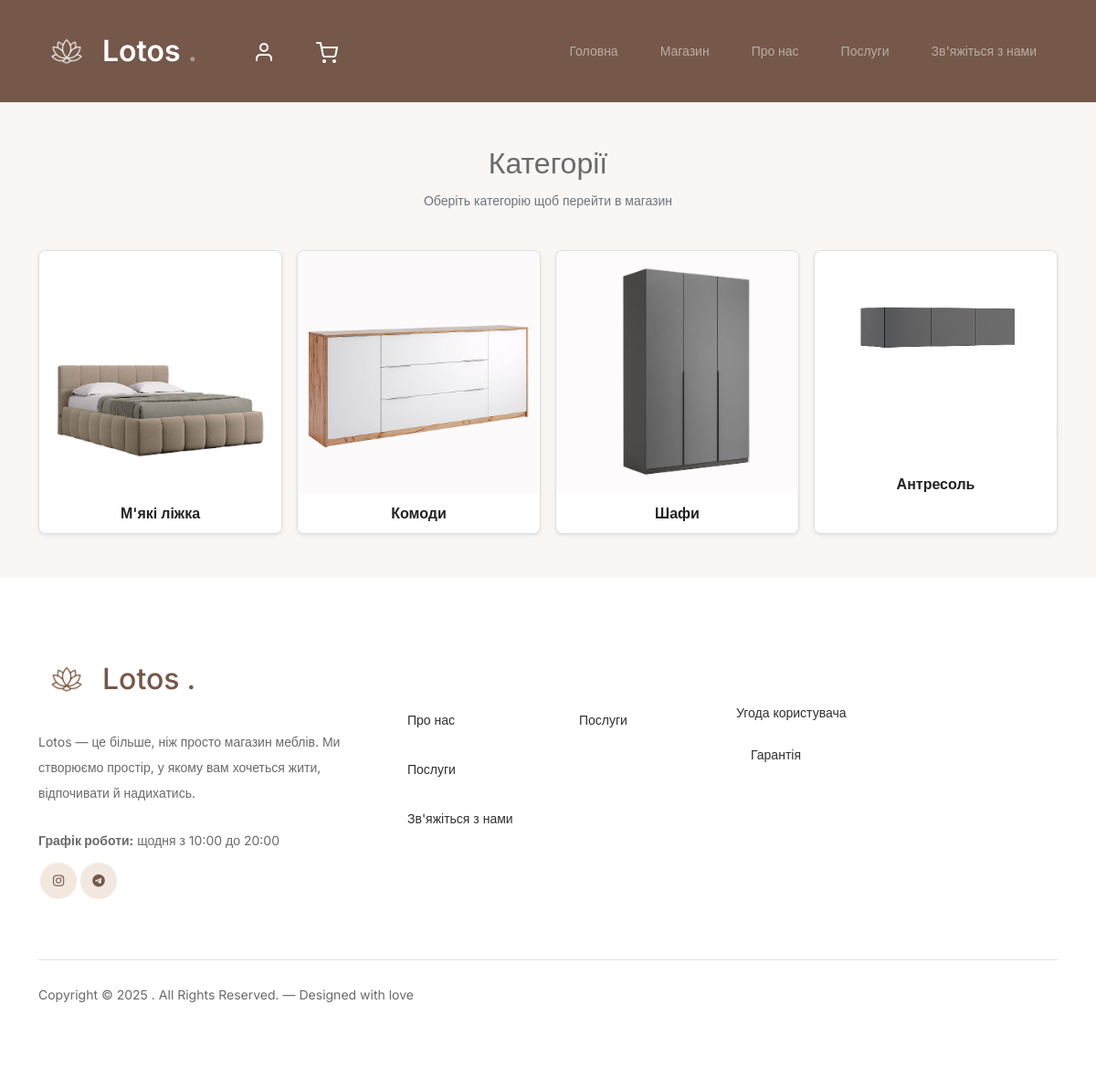
The page /categories on the database its author committed.
### models/models.py (models this page shows, shortened)
class Category(Base):
    __tablename__ = "categories"
    id = Column(Integer, primary_key=True)
    name = Column(String(150), unique=True, nullable=False)
    image_path = Column(String(512), nullable=True)
    tier = Column(Integer)
    products = relationship(
        "Product", back_populates="category", cascade="all, delete-orphan"
    )

### main.py (the view)
@app.route("/categories")
def categories_view():
    db = SessionLocal()
    try:
        cats = db.query(Category).all()
        cats.sort(
            key=lambda c: (
                (c.tier if c.tier is not None else 0),
                (c.name or "").lower(),
            )
        )
        out = []
        for c in cats:
            img = None
            if c.image_path:
                p = c.image_path.strip()
                if p.startswith("http://") or p.startswith("https://"):
                    img = p
                else:
                    img = url_for("static", filename=p)
            else:
                img = None
            out.append(
                {
                    "id": c.id,
                    "name": c.name,
                    "image_url": img,
                    "tier": c.tier if c.tier is not None else 0,
                }
            )
        return render_template("categories.html", categories=out)
    finally:
        db.close()

### main.py (called while the page is built)
@app.context_processor
def inject_urls():
    return {
        "urls": {
            "delete_category": url_for("categories.delete_category"),
            "add_category": url_for("categories.add_category"),
        }
    }

### templates/categories.html (shortened to what this page needs)
<!doctype html>
<html lang="en">
<head>
  <link href="{{url_for('static', filename='css/bootstrap.min.css')}}" rel="stylesheet">
  <link href="https://cdnjs.cloudflare.com/ajax/libs/font-awesome/6.0.0-beta3/css/all.min.css" rel="stylesheet">
  <link href="{{url_for('static', filename='css/tiny-slider.css')}}" rel="stylesheet">
  <link href="{{url_for('static', filename='css/style.css')}}" rel="stylesheet">
  <link href="{{url_for('static', filename='css/categories.css')}}" rel="stylesheet">
</head>
<body>
  <nav class="custom-navbar navbar navbar-expand-md navbar-dark bg-dark" aria-label="Furni navigation bar">
    <div class="container position-relative d-flex justify-content-between align-items-center">
      <a class="navbar-brand d-flex align-items-center gap-2" href="{{ url_for('index') }}">
          <img src="{{ url_for('static', filename='images/lotos_white.png') }}" alt="Lotos Logo" style="height: 62px; width: auto;">
          Lotos<span>.</span>
        </a>
      <ul class="custom-navbar-cta navbar-nav mb-2 mb-md-0 d-flex flex-row profile-cart-icons">
        <li class="nav-item me-3">
          <a class="nav-link" href="{{ url_for('profile') }}">
            <img src="{{url_for('static', filename='images/user.svg')}}" />
          </a>
        </li>
        <li class="nav-item">
          <a class="nav-link" href="{{ url_for('cart') }}">
            <img src="{{url_for('static', filename='images/cart.svg')}}" />
          </a>
        </li>
      </ul>
      <div class="collapse navbar-collapse" id="navbarsFurni">
        <ul class="custom-navbar-nav navbar-nav ms-auto mb-2 mb-md-0">
          <li class="nav-item"><a class="nav-link" href="{{ url_for('index') }}">Головна</a></li>
          <li class="active"><a class="nav-link" href="{{ url_for('shop') }}">Магазин</a></li>
          <li><a class="nav-link" href="{{ url_for('about') }}">Про нас</a></li>
          <li><a class="nav-link" href="{{ url_for('services') }}">Послуги</a></li>
          <li><a class="nav-link" href="{{ url_for('contact') }}">Зв'яжіться з нами</a></li>
        </ul>
      </div>
    </div>
  </nav>
  <div class="untree_co-section py-5">
    <div class="container">
      <div class="row mb-4">
        <div class="col-12 text-center">
          <h2 class="mb-2">Категорії</h2>
          <p class="text-muted">Оберіть категорію щоб перейти в магазин</p>
        </div>
      </div>
      <div class="row g-3">
        {% for cat in categories %}
        <div class="col-6 col-sm-6 col-md-4 col-lg-3">
          <a href="{{ url_for('shop', category=cat.name|lower) }}" class="text-decoration-none">
            <div class="category-card card h-100 shadow-sm">
              <div class="category-image">
                {% if cat.image_url %}
                  <img src="{{ cat.image_url }}" alt="{{ cat.name }}" loading="lazy" />
                {% else %}
                  <div class="no-image">Немає фото</div>
                {% endif %}
              </div>
              <div class="card-body d-flex align-items-center justify-content-center">
                <h5 class="category-title text-center mb-0">{{ cat.name }}</h5>
              </div>
            </div>
          </a>
        </div>
        {% endfor %}
      </div>
    </div>
  </div>
    <footer class="footer-section">
      <div class="container relative">
        <div class="row g-5 mb-5">
          <div class="col-lg-4">
  <div class="mb-4 footer-logo-wrap">
    <a href="{{ url_for('index') }}" class="footer-logo d-flex align-items-center gap-2">
      <img src="{{ url_for('static', filename='images/lotos_dark.png') }}" alt="Lotos Logo" style="height:62px; width:auto;">
      Lotos<span>.</span>
    </a>
  </div>
  <p class="mb-4">
    Lotos — це більше, ніж просто магазин меблів. Ми створюємо простір, у якому вам хочеться жити, відпочивати й надихатись.
  </p>
  <p class="mb-2">
    <strong>Графік роботи:</strong> щодня з 10:00 до 20:00
  </p>
  <ul class="list-unstyled custom-social">
    <li>
      <a href="https://www.instagram.com/lotos_mebel_ua"><span class="fa fa-brands fa-instagram"></span></a>
      <a href="https://t.me/Artem050620" target="_blank"><span class="fa fa-brands fa-telegram"></span></a>
    </li>
  </ul>
</div>
          <div class="col-lg-8">
            <div class="row links-wrap">
              <div class="col-6 col-sm-6 col-md-3">
                <ul class="list-unstyled">
                  <li><a class="nav-link" href="{{ url_for('about') }}">Про нас</a></li>
                  <li><a class="nav-link" href="{{ url_for('services') }}">Послуги</a></li>
                  <li><a class="nav-link" href="{{ url_for('contact') }}">Зв'яжіться з нами</a></li>
                </ul>
              </div>
              <div class="col-6 col-sm-6 col-md-3">
                <ul class="list-unstyled">
                  <li><a class="nav-link" href="{{ url_for('contact') }}">Послуги</a></li>
                </ul>
              </div>
              <div class="col-6 col-sm-6 col-md-3">
                <ul class="list-unstyled">
                  <li><a href="{{ url_for('terms') }}"> Угода користувача </a></li>
                  <li><a class="nav-link" href="{{ url_for('guarantee') }}">Гарантія</a></li>
                </ul>
              </div>
            </div>
          </div>
        </div>
        <div class="border-top copyright">
          <div class="row pt-4">
            <div class="col-lg-6">
              <p class="mb-2 text-center text-lg-start">
                Copyright &copy;
                . All Rights Reserved. &mdash; Designed with love
              </p>
            </div>
          </div>
        </div>
      </div>
    </footer>
</body>
</html>

### static/css/style.css (style rules this page uses)
html, body { overflow-x: hidden; width: 100%; }
body { overflow-x: hidden; position: relative; }
body { font-family: "Inter", sans-serif; font-weight: 400; line-height: 28px; color: #6a6a6a; font-size: 14px; background-color: #f9f6f3; }
a { text-decoration: none; -webkit-transition: .3s all ease; -o-transition: .3s all ease; transition: .3s all ease; color: #2f2f2f; text-decoration: underline; }
.custom-navbar { background: #75584a !important; padding-top: 20px; padding-bottom: 20px; }
.custom-navbar .navbar-brand { font-size: 32px; font-weight: 600; }
.custom-navbar .navbar-brand > span { opacity: .4; }
@media (min-width: 992px) { .custom-navbar .custom-navbar-nav li { margin-left: 15px; margin-right: 15px; } }
.custom-navbar .custom-navbar-nav li a { font-weight: 500; color: #ffffff !important; opacity: .5; -webkit-transition: .3s all ease; -o-transition: .3s all ease; transition: .3s all ease; position: relative; }
@media (min-width: 768px) { .custom-navbar .custom-navbar-nav li a:before { content: ""; position: absolute; bottom: 0; left: 8px; right: 8px; background: #d7a66b; height: 5px; opacity: 1; visibility: visible; width: 0; -webkit-transition: .15s all ease-out; -o-transition: .15s all ease-out; transition: .15s all ease-out; } }
.custom-navbar .custom-navbar-nav li.active a { opacity: 1; }
.custom-navbar .custom-navbar-nav li.active a:before { width: calc(100% - 16px); }
.custom-navbar .custom-navbar-cta { margin-left: 0 !important; -webkit-box-orient: horizontal; -webkit-box-direction: normal; -ms-flex-direction: row; flex-direction: row; }
@media (min-width: 768px) { .custom-navbar .custom-navbar-cta { margin-left: 40px !important; } }
.custom-navbar .custom-navbar-cta li { margin-left: 0px; margin-right: 0px; }
.custom-navbar .custom-navbar-cta li:first-child { margin-right: 20px; }
.footer-section { padding: 80px 0; background: #ffffff; }
.footer-section .relative { position: relative; }
.footer-section a { text-decoration: none; color: #2f2f2f; -webkit-transition: .3s all ease; -o-transition: .3s all ease; transition: .3s all ease; }
.footer-section .links-wrap { margin-top: 0px; }
@media (min-width: 992px) { .footer-section .links-wrap { margin-top: 54px; } }
.footer-section .links-wrap ul li { margin-bottom: 10px; }
.footer-section .footer-logo-wrap .footer-logo { font-size: 32px; font-weight: 500; text-decoration: none; color: #75584a; }
.footer-section .custom-social li { margin: 2px; display: inline-block; }
.footer-section .custom-social li a { width: 40px; height: 40px; text-align: center; line-height: 40px; display: inline-block; background: #f2e8df; color: #75584a; border-radius: 50%; }
.footer-section .border-top { border-color: #f2e8df; }
.footer-section .border-top.copyright { font-size: 14px !important; }
.untree_co-section { padding: 7rem 0; }
.profile-cart-icons { display: flex; flex-direction: row; gap: 1rem; }
.category-card { border-radius: 8px; overflow: hidden; display: flex; flex-direction: column; transition: transform .12s ease, box-shadow .12s ease; height: 300px; }
.category-image { flex: 0 0 65%; width: 100%; display: flex; align-items: center; justify-content: center; background: #f5f5f5; }
.category-image img { width: 100%; height: 100%; object-fit: cover; display: block; }
.card-body { flex: 1 1 auto; padding: 12px; background: #fff; }
.category-title { font-size: 16px; font-weight: 600; color: #222; }
.custom-navbar .custom-navbar-nav li.active a { opacity: 0.5; }
.custom-navbar .custom-navbar-nav li.active a:before { width: 0; }

### static/css/categories.css (style rules this page uses)
.category-card { border-radius: 8px; overflow: hidden; display: flex; flex-direction: column; transition: transform .12s ease, box-shadow .12s ease; height: 300px; }
.category-image { flex: 0 0 65%; width: 100%; display: flex; align-items: center; justify-content: center; background: #f5f5f5; }
.category-image img { width: 100%; height: 100%; object-fit: cover; display: block; }
.card-body { flex: 1 1 auto; padding: 12px; background: #fff; }
.category-title { font-size: 16px; font-weight: 600; color: #222; }

### rows shown on the page
Category: shows a picture, name "М'які ліжка"
Category: shows a picture, name "Комоди"
Category: shows a picture, name "Шафи"
Category: shows a picture, name "Антресоль"
